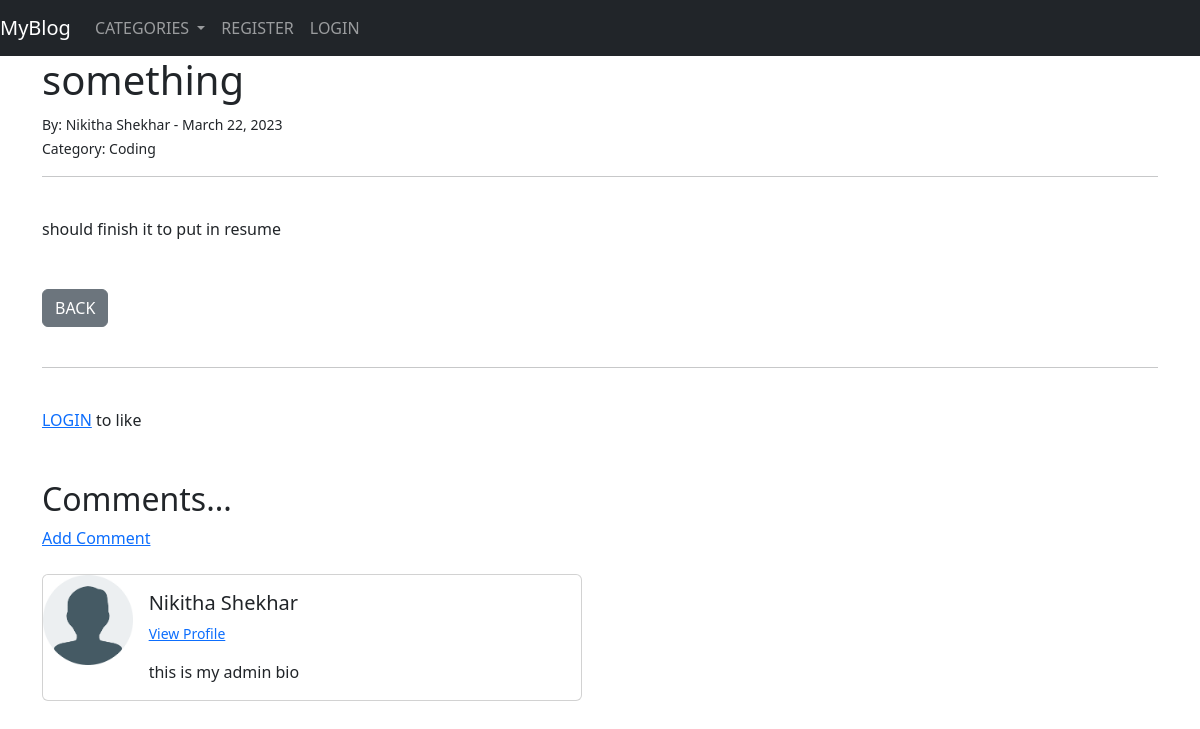
The app's page /article/2 with its own data.
### Trish/models.py (models this page shows, shortened)
class Post(models.Model):
    title = models.CharField(max_length = 255)
    header_image = models.ImageField(null = True, blank = True, upload_to = "images/")
    title_tag = models.CharField(max_length = 255)
    author = models.ForeignKey(User, on_delete = models.CASCADE)
    body = RichTextField(blank = True, null = True)
    post_date = models.DateField(auto_now_add = True)
    category = models.CharField(max_length = 255)
    snippet = models.CharField(max_length = 255)
    likes = models.ManyToManyField(User, related_name = 'blog_posts')
    def total_likes(self):
        return self.likes.count()

class Profile(models.Model):
    user = models.OneToOneField(User, null = True, on_delete = models.CASCADE)
    bio = models.TextField()
    profile_pic = models.ImageField(null = True, blank = True, upload_to = "images/profile/")
    website_url = models.CharField(max_length = 255, null = True, blank = True)
    facebook_url = models.CharField(max_length = 255, null = True, blank = True)
    twitter_url = models.CharField(max_length = 255, null = True, blank = True)
    instagram_url = models.CharField(max_length = 255, null = True, blank = True)
    pinterest_url = models.CharField(max_length = 255, null = True, blank = True)

### Trish/views.py (the view)
# urls.py: path('article/<int:pk>', DeetView.as_view(), name = "article_view"),
class DeetView(DetailView):
    model = Post
    template_name = 'deet.html'
    def get_context_data(self, *args, **kwargs):
        cat_menu = Category.objects.all()
        context = super(DeetView, self).get_context_data(*args, **kwargs)
        stuff = get_object_or_404(Post, id = self.kwargs['pk'])
        total_likes = stuff.total_likes()
        liked = False
        if stuff.likes.filter(id = self.request.user.id).exists():
            liked = True
        context['cat_menu'] = cat_menu
        context['total_likes'] = total_likes
        context['liked'] = liked
        return context

### Trish/models.py (called while the page is built)
    def __str__(self):
        return self.category

### Trish/Templates/deet.html (shortened to what this page needs)
{% extends 'base.html' %}
{% load static %}
{% block content%}
<h1> {{ post.title }} </h1>
<small>By: {{ post.author.first_name }} {{ post.author.last_name }} - {{ post.post_date }}</small> <br>
<small>Category: {{ post.category }}</small>
<hr>
<br>
{{ post.body | safe }}
<br><br><br>
<a href="{% url 'home' %}" class="btn btn-secondary">BACK</a>
<br><br>
<hr>
<br>
<form action="{% url 'like_post' post.pk %}" method="POST">
    {% if user.is_authenticated %}
    {% if liked %}
    <button type="submit" name="post.id" value="{{ post.id }}" class="btn btn-danger btn-sm">UNLIKE</button>
    {% else %}
    <button type="submit" name="post.id" value="{{ post.id }}" class="btn btn-primary btn-sm">LIKE</button>
    {% endif %}
    {{ total_likes }} Likes
    {% else %}
    <samll><a href="{% url 'login' %}">LOGIN</a> to like</samll>
    {% endif %}
</form>
<br><br>
<h2>Comments...</h2>
{% if not post.comments.all %}
<a href="{% url 'addComment' post.pk %}">Add Comment</a>
{% else %}
<a href="{% url 'addComment' post.pk %}">Add Comment</a> <br><br>
{% for comment in post.comments.all %}
<strong>{{ comment.name }} - {{ comment.comment_date }}</strong> <br>
{{ comment.body }}
{% endfor %}
{% endif %}
<br><br>
<div class="card mb-3" style="max-width: 540px;">
    <div class="row g-0">
      <div class="col-md-2">
        {% if post.author.profile_pic.url %}
        <img src="{{ post.author.profile_pic.url }}" class="img-fluid rounded-start" alt=" {{ post.author.name }}">
        {% else %}
        <img src="{% static 'static/Trish/images/download.png' %}" class="img-fluid rounded-start" alt=" {{ post.author.name }}">
        {% endif %}
      </div>
      <div class="col-md-10">
        <div class="card-body">
          <h5 class="card-title">{{ post.author.first_name }} {{ post.author.last_name }}</h5>
          <p class="small text-muted">
            <a href="{% url 'show_profile_page' post.author.profile.id %}">View Profile</a>
          </p>
          <p class="card-text">{{ post.author.profile.bio }}</p>
        </div>
      </div>
    </div>
  </div>
{% endblock %}

### records on screen
Post: title "something", author.first_name "Nikitha", author.last_name "Shekhar", post_date "March 22, 2023", category "Coding", body "should finish it to put in resume", author.profile.bio "this is my admin bio"
